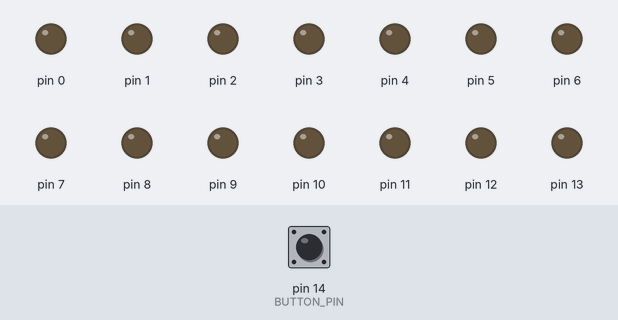
Recording of a sketch running on a simulated Arduino Uno, built with avr-gcc and run on an emulated ATmega328P. Shown: output pins drawn as LEDs (lit = HIGH). Dashed ring = blinking. The inputs (shaded band) are chosen by the test bench; at power-on: pin 14 (BUTTON_PIN) HIGH.

Above: at 0.8 s.
0.9 s: pin 14 (BUTTON_PIN) pulled LOW for 3.2 s
At 1.3 s:
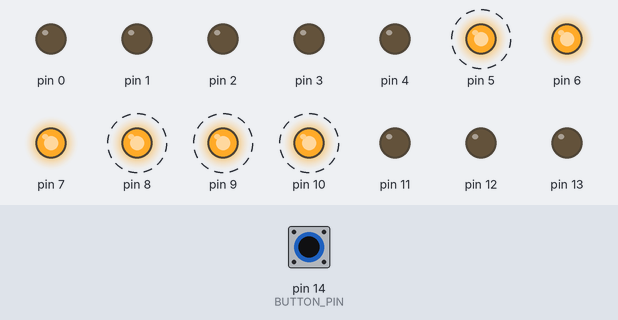
5.6 s: pin 14 (BUTTON_PIN) pulled LOW for 1 s
At 6.5 s:
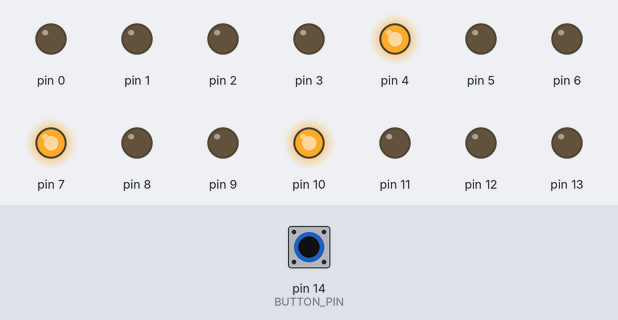
8.1 s: pin 14 (BUTTON_PIN) pulled LOW for 0.15 s
At 9.2 s:
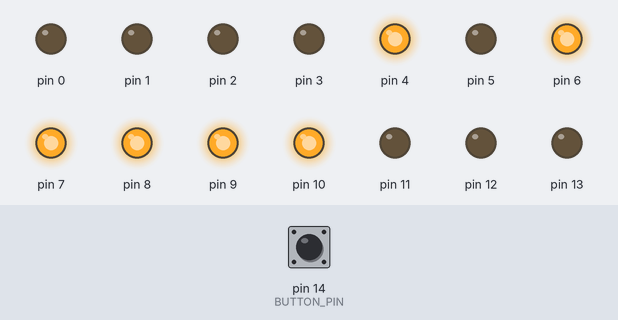
9.7 s: pin 14 (BUTTON_PIN) pulled LOW for 0.15 s
At 10.4 s:
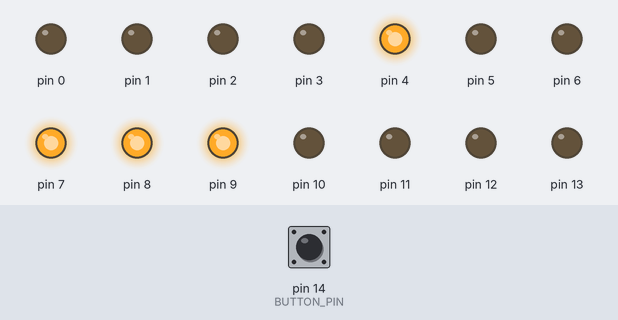
11.3 s: pin 14 (BUTTON_PIN) pulled LOW for 0.15 s
At 11.6 s:
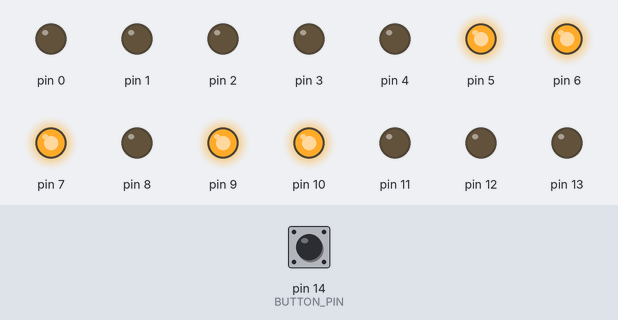
12.9 s: pin 14 (BUTTON_PIN) pulled LOW for 1 s
At 14.4 s:
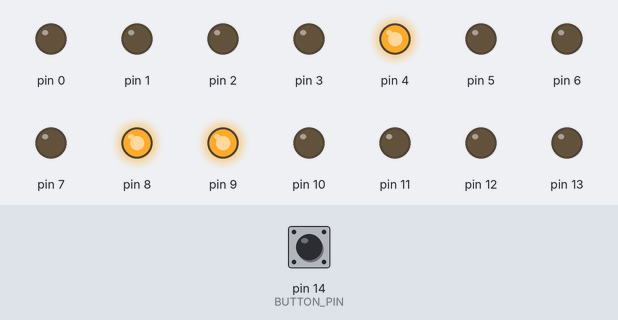
Timing chart, 0 to 15.9 s (numbered marks = the images above; inputs shaded):
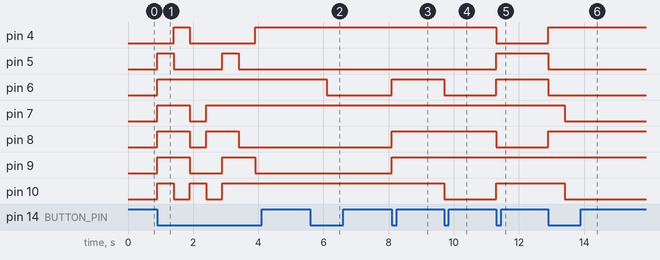

The sketch:

dice.ino
```cpp
#define BUTTON_PIN PC0

void LightDice(int d1, int d2) {
  switch (d1) {
      case 1: PORTB = 0b00000001; break; // Middle
      case 2: PORTB = 0b00000100; break; // Left-Diagonal
      case 3: PORTB = 0b00000011; break; // Right-Diagonal + Middle
      case 4: PORTB = 0b00000110; break; // Left & Right Diagonal
      case 5: PORTB = 0b00000111; break; // Left + Right (Diagonal) + Middle
      case 6: PORTB = 0b00001110; break; // LeftRight Daigonal + LeftRight Middle
  }

  switch (d2) {
      case 1: PORTD = 0b00010000; break; // Middle
      case 2: PORTD = 0b01000000; break; // Left-Diagonal
      case 3: PORTD = 0b10010000; break; // Right-Diagonal + Middle
      case 4: PORTD = 0b11000000; break; // Left & Right Diagonal
      case 5: PORTD = 0b11010000; break; // Left + Right (Diagonal) + Middle
      case 6: PORTD = 0b11100000; break; // LeftRight Daigonal + LeftRight Middle
  }
}

unsigned char acak() {
    static uint32_t seed = 0;

    if (seed == 0) {
        int dummyVar;
        seed = ((uint32_t)&dummyVar) ^ 0xA5A5A5A5 ^ 0xDEADBEEF;
    }

    seed ^= seed << 13;
    seed ^= seed >> 17;
    seed ^= seed << 5;

    return (seed % 6) + 1;
}

int main() {
  DDRB = 0xff; // Set PORTB as output
  DDRD = 0xff; // Set PORTD as output
  PORTC |= (1 << BUTTON_PIN); // Enable pull-up resistor on PC0

  loop:
    if (!(PINC & (1 << BUTTON_PIN))) { // Check if button is pressed
        int d1 = acak() % 6 + 1; // Generate random number between 1 and 6
        int d2 = acak() % 6 + 1; // Generate random number between 1 and 6
        LightDice(d1, d2); // Call LightDice with random values
        _delay_ms(500); // Debounce delay
    }
    goto loop;
}
```

Measured:
- after the input at 0.9 s, pin 4: LOW → HIGH after 0.50 s, → LOW 0.50 s later, → HIGH 2.0 s later; pin 5: alternates HIGH for 0.50 s and LOW for 1.5 s, starting at once
- after the input at 5.6 s, pin 6: HIGH → LOW after 0.50 s
- after the input at 8.1 s, pin 6, pin 8, pin 9: LOW → HIGH at once
- after the input at 9.7 s, pin 6, pin 10: HIGH → LOW at once
- after the input at 11.3 s, pin 4, pin 8: HIGH → LOW at once; pin 5, pin 6, pin 10: LOW → HIGH at once
- after the input at 12.9 s, pin 4, pin 8: LOW → HIGH at once; pin 5, pin 6: HIGH → LOW at once; pin 7, pin 10: HIGH → LOW after 0.50 s
